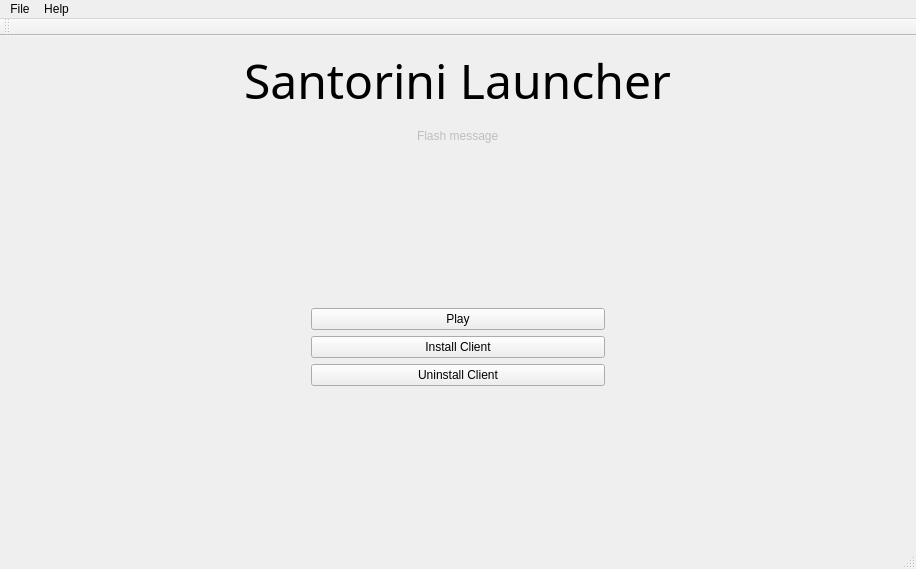
<?xml version="1.0" encoding="UTF-8"?>
<ui version="4.0">
 <class>MainWindow</class>
 <widget class="QMainWindow" name="MainWindow">
  <property name="geometry">
   <rect>
    <x>0</x>
    <y>0</y>
    <width>916</width>
    <height>569</height>
   </rect>
  </property>
  <property name="windowTitle">
   <string>Santorini Launcher - Copyright Sindria Inc.</string>
  </property>
  <widget class="QWidget" name="centralWidget">
   <property name="styleSheet">
    <string notr="true">font: 75 16pt &quot;Dalek Pinpoint&quot;;</string>
   </property>
   <layout class="QVBoxLayout" name="verticalLayout">
    <item alignment="Qt::AlignHCenter">
     <widget class="QLabel" name="title">
      <property name="enabled">
       <bool>true</bool>
      </property>
      <property name="minimumSize">
       <size>
        <width>100</width>
        <height>25</height>
       </size>
      </property>
      <property name="maximumSize">
       <size>
        <width>720</width>
        <height>80</height>
       </size>
      </property>
      <property name="font">
       <font>
        <family>Dalek Pinpoint</family>
        <pointsize>36</pointsize>
        <weight>9</weight>
        <italic>false</italic>
        <bold>false</bold>
       </font>
      </property>
      <property name="styleSheet">
       <string notr="true">font: 75 36pt &quot;Dalek Pinpoint&quot;;</string>
      </property>
      <property name="text">
       <string>Santorini Launcher</string>
      </property>
     </widget>
    </item>
    <item alignment="Qt::AlignHCenter|Qt::AlignVCenter">
     <widget class="QLabel" name="flash_message">
      <property name="enabled">
       <bool>false</bool>
      </property>
      <property name="styleSheet">
       <string notr="true">font: 14pt &quot;Sans Serif&quot;;</string>
      </property>
      <property name="text">
       <string>Flash message</string>
      </property>
     </widget>
    </item>
    <item>
     <layout class="QVBoxLayout" name="verticalLayout_2">
      <property name="leftMargin">
       <number>300</number>
      </property>
      <property name="topMargin">
       <number>150</number>
      </property>
      <property name="rightMargin">
       <number>300</number>
      </property>
      <property name="bottomMargin">
       <number>150</number>
      </property>
      <item>
       <widget class="QPushButton" name="playButton">
        <property name="text">
         <string>Play</string>
        </property>
       </widget>
      </item>
      <item>
       <widget class="QPushButton" name="installButton">
        <property name="text">
         <string>Install Client</string>
        </property>
       </widget>
      </item>
      <item>
       <widget class="QPushButton" name="uninstallButton">
        <property name="text">
         <string>Uninstall Client</string>
        </property>
       </widget>
      </item>
     </layout>
    </item>
   </layout>
  </widget>
  <widget class="QMenuBar" name="menuBar">
   <property name="geometry">
    <rect>
     <x>0</x>
     <y>0</y>
     <width>916</width>
     <height>20</height>
    </rect>
   </property>
   <widget class="QMenu" name="menuFile">
    <property name="title">
     <string>File</string>
    </property>
    <addaction name="actionClose"/>
   </widget>
   <widget class="QMenu" name="menuHelp">
    <property name="title">
     <string>Help</string>
    </property>
    <addaction name="actionCredits"/>
   </widget>
   <addaction name="menuFile"/>
   <addaction name="menuHelp"/>
  </widget>
  <widget class="QToolBar" name="mainToolBar">
   <attribute name="toolBarArea">
    <enum>TopToolBarArea</enum>
   </attribute>
   <attribute name="toolBarBreak">
    <bool>false</bool>
   </attribute>
  </widget>
  <widget class="QStatusBar" name="statusBar"/>
  <action name="actionClose">
   <property name="text">
    <string>Close</string>
   </property>
  </action>
  <action name="actionUndo">
   <property name="text">
    <string>Undo</string>
   </property>
  </action>
  <action name="actionCredits">
   <property name="text">
    <string>Credits</string>
   </property>
   <property name="visible">
    <bool>true</bool>
   </property>
  </action>
 </widget>
 <layoutdefault spacing="6" margin="11"/>
 <resources>
  <include location="resources.qrc"/>
 </resources>
 <connections>
  <connection>
   <sender>installButton</sender>
   <signal>clicked()</signal>
   <receiver>MainWindow</receiver>
   <slot>install()</slot>
   <hints>
    <hint type="sourcelabel">
     <x>52</x>
     <y>126</y>
    </hint>
    <hint type="destinationlabel">
     <x>91</x>
     <y>186</y>
    </hint>
   </hints>
  </connection>
  <connection>
   <sender>uninstallButton</sender>
   <signal>clicked()</signal>
   <receiver>MainWindow</receiver>
   <slot>uninstall()</slot>
   <hints>
    <hint type="sourcelabel">
     <x>52</x>
     <y>126</y>
    </hint>
    <hint type="destinationlabel">
     <x>91</x>
     <y>186</y>
    </hint>
   </hints>
  </connection>
  <connection>
   <sender>playButton</sender>
   <signal>clicked()</signal>
   <receiver>MainWindow</receiver>
   <slot>play()</slot>
   <hints>
    <hint type="sourcelabel">
     <x>52</x>
     <y>126</y>
    </hint>
    <hint type="destinationlabel">
     <x>91</x>
     <y>186</y>
    </hint>
   </hints>
  </connection>
 </connections>
</ui>
